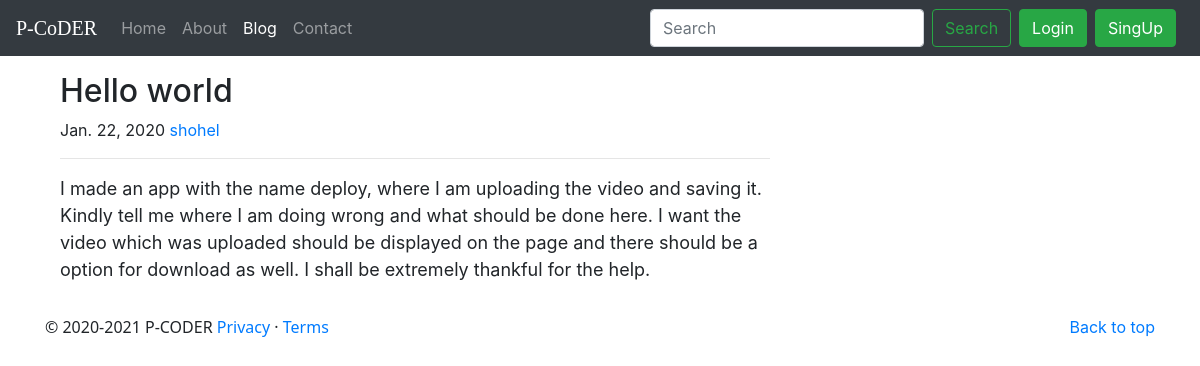
Screenshot of /blog/hello with the database file from the repository.
### blog/models.py (models this page shows, shortened)
class Post(models.Model):
    sno = models.AutoField(primary_key=True)
    title = models.CharField(max_length=255)
    category = models.CharField(max_length=255)
    slug = models.CharField(max_length=255)
    author = models.CharField(max_length=255)
    content = models.TextField()
    Stmp = models.DateField(blank=True)
    image = models.ImageField(upload_to='images',default='')

### blog/views.py (the view)
# urls.py: path('<str:slug>', views.blogdetails, name='blogdetails'),
def blogdetails(request,slug):
    post = Post.objects.filter(slug=slug).first()
    params = {'post':post}
    return render(request,'blog/blogdetails.html',params)

### templates/blog/blogdetails.html (shortened to what this page needs)
{% extends "base.html" %}
{% block blogactive %} active {% endblock %}
{% block body %}
<div class="container my-3">
    <main role="main" class="container">
        <div class="row">
            <div class="col-md-8 blog-main">
                <div class="blog-post">
                    <h2 class="blog-post-title">{{ post.title }}</h2>
                    <p class="blog-post-meta">{{post.Stmp}} <a href="#"> {{ post.author }}</a></p>
                    <hr>
                    <p style="font-size: 18px;">{{post.content | safe}}</p>
                </div>
            </div>
        </div>
    </main>
</div>
{% endblock %}

### rows the page displays
Post: title "Hello world", Stmp "Jan. 22, 2020", author "shohel", content "I made an app with the name deploy, where I am uploading the video and saving it. Kindly tell me where I am doing wrong and what should be done here. I want the video which was uploaded should be displayed on the page and there should be a option for download as well. I shall be extremely thankful for the help."
